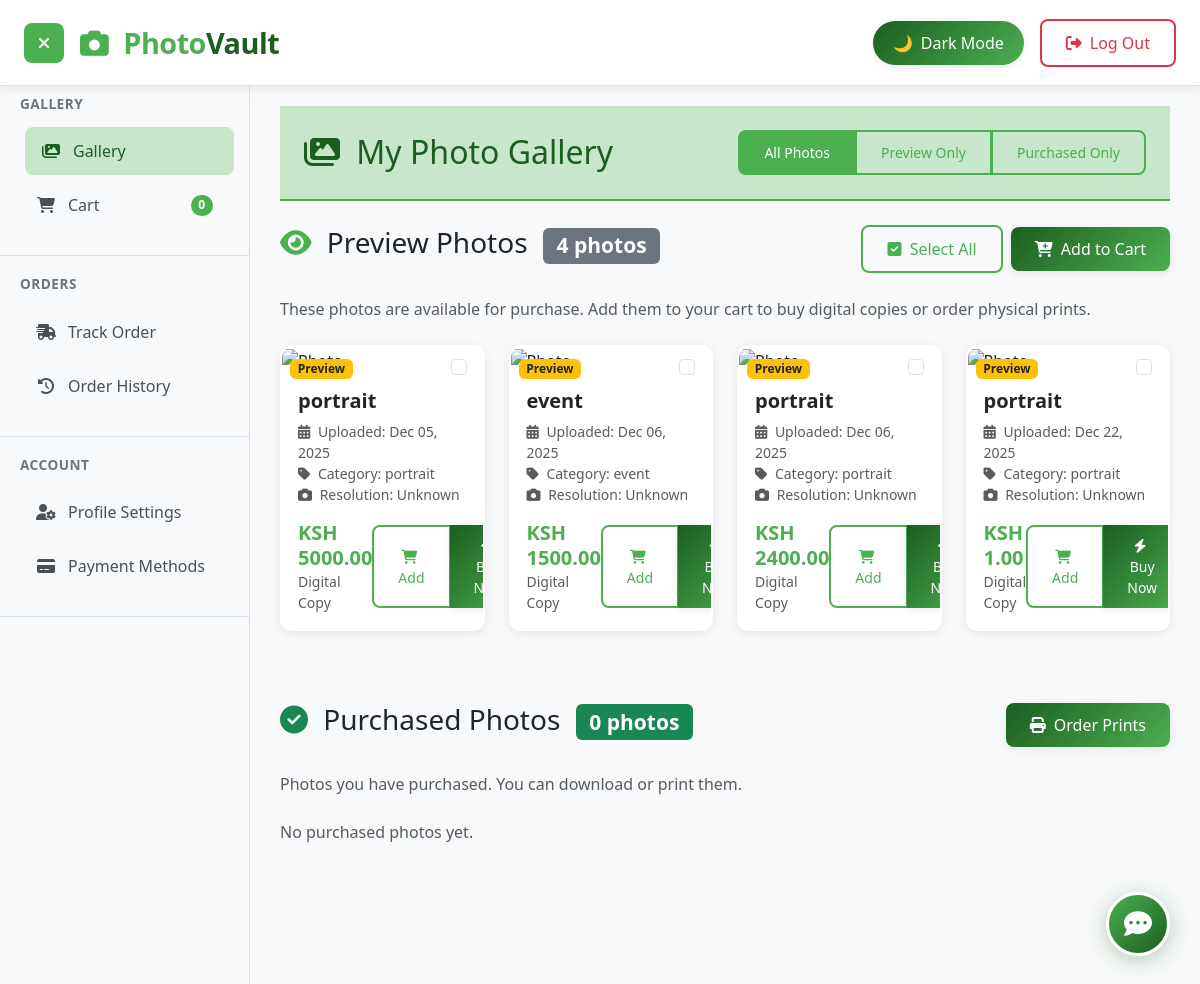
Screenshot of /client/ (signed in) with the database file from the repository.
### Photoapp/models.py (models this page shows, shortened)
class Photo(models.Model):
    CATEGORY_CHOICES = [
        ('portrait', 'Portrait'),
        ('landscape', 'Landscape'),
        ('event', 'Event'),
        ('product', 'Product'),
        ('nature', 'Nature'),
    ]
    photographer = models.ForeignKey(
        User,
        on_delete=models.CASCADE,
        related_name="uploaded_photos",
        null=True,  # Keep null=True for now, we'll fix it later
        blank=True
    )
    image = models.ImageField(upload_to='photos/')
    price = models.DecimalField(max_digits=10, decimal_places=2, validators=[MinValueValidator(0)])
    category = models.CharField(max_length=20, choices=CATEGORY_CHOICES)
    description = models.TextField(blank=True, null=True)
    is_purchased = models.BooleanField(default=False)
    uploaded_at = models.DateTimeField(auto_now_add=True)

### Photoapp/views.py (the view)
# urls.py: path('client/', views.client, name='client'),
def client(request):
    available_photos = Photo.objects.filter(is_purchased=False)
    purchased_photos = Photo.objects.filter(
        is_purchased=True,
        purchases__user=request.user,
        purchases__status='completed'
    ).distinct()
    context = {
        'photos': available_photos,
        'purchased_photos': purchased_photos,
        'purchased_count': purchased_photos.count(),
    }
    return render(request, 'client.html', context)

### Photoapp/templates/client.html (shortened to what this page needs)
{% extends "base.html" %}
{% block auth_buttons %}
    <button class="btn-logout" onclick="logout()">
        <i class="fas fa-sign-out-alt"></i>
        <span class="d-none d-md-inline">Log Out</span>
    </button>
{% endblock %}
{% block sidebar %}
    <nav class="sidebar">
        <div class="sidebar-section">
            <h6 class="sidebar-section-title">Gallery</h6>
            <a href="{% url 'client' %}" class="sidebar-link active">
                <i class="fas fa-images"></i>
                <span>Gallery</span>
            </a>
            <a href="{% url 'cart' %}" class="sidebar-link">
                <i class="fas fa-shopping-cart"></i>
                <span>Cart</span>
                <span class="badge bg-pv-light rounded-pill ms-auto" id="sidebar-cart-count">0</span>
            </a>
        </div>
        <div class="sidebar-section">
            <h6 class="sidebar-section-title">Orders</h6>
            <a href="{% url 'trackOrder' %}" class="sidebar-link">
                <i class="fas fa-shipping-fast"></i>
                <span>Track Order</span>
            </a>
            <a href="{% url 'order_history' %}" class="sidebar-link">
                <i class="fas fa-history"></i>
                <span>Order History</span>
            </a>
        </div>
        <div class="sidebar-section">
            <h6 class="sidebar-section-title">Account</h6>
            <a href="#" class="sidebar-link">
                <i class="fas fa-user-cog"></i>
                <span>Profile Settings</span>
            </a>
            <a href="#" class="sidebar-link">
                <i class="fas fa-credit-card"></i>
                <span>Payment Methods</span>
            </a>
        </div>
    </nav>
{% endblock %}
{% block content %}
<div class="container-fluid p-0">
    <div class="gallery-header bg-pv-very-light py-4 px-4 mb-4">
        <div class="d-flex justify-content-between align-items-center flex-wrap">
            <h1 class="h2 mb-0 text-pv-deep">
                <i class="fas fa-images me-2"></i>
                My Photo Gallery
            </h1>
            <div class="d-flex align-items-center gap-3 mt-2 mt-md-0">
                <div class="btn-group" role="group">
                    <button type="button" class="btn btn-pv-outline btn-sm active" onclick="filterPhotos('all')">
                        All Photos
                    </button>
                    <button type="button" class="btn btn-pv-outline btn-sm" onclick="filterPhotos('preview')">
                        Preview Only
                    </button>
                    <button type="button" class="btn btn-pv-outline btn-sm" onclick="filterPhotos('purchased')">
                        Purchased Only
                    </button>
                </div>
            </div>
        </div>
    </div>
<div class="mb-5">
    <div class="d-flex justify-content-between align-items-center mb-4">
        <h3 class="text-contrast">
            <i class="fas fa-eye me-2 text-pv-light"></i>
            Preview Photos
            <span class="badge bg-secondary ms-2" id="preview-count">
            </span>
        </h3>
        <div class="d-flex align-items-center gap-2">
            <button class="btn-pv-outline btn-sm" onclick="selectAllPreview()">
                <i class="fas fa-check-square me-1"></i> Select All
            </button>
            <button class="btn-pv-primary btn-sm" onclick="addSelectedToCart()">
            </button>
        </div>
    </div>
    <p class="text-muted mb-4">
        These photos are available for purchase. Add them to your cart to buy digital copies or order physical prints.
    </p>
    <div class="row g-4" id="preview-photos">
        {% for photo in photos %}
        <div class="col-xl-3 col-lg-4 col-md-6">
            <div class="photo-card card h-100" data-type="preview">
                <div class="position-relative">
                    <div class="position-absolute top-0 end-0 m-2">
                        <div class="form-check">
                            <input class="form-check-input photo-checkbox"
                                   type="checkbox"
                                   value="{{ photo.id }}">
                        </div>
                    </div>
                    <div class="position-absolute top-0 start-0 m-2">
                        <span class="badge bg-warning text-dark">Preview</span>
                    </div>
                </div>
                <div class="card-body">
                    <h5 class="card-title">{{ photo.category }}</h5>
                    <p class="card-text small text-muted">
                        <i class="fas fa-calendar-alt me-1"></i>
                        Uploaded: {{ photo.uploaded_at|date:"M d, Y" }}<br>
                        <i class="fas fa-tag me-1"></i>
                        Category: {{ photo.category }}<br>
                        <i class="fas fa-camera me-1"></i>
                        Resolution: Unknown
                    </p>
                    <div class="d-flex justify-content-between align-items-center">
                        <div class="price-section">
                            <span class="text-pv-light fw-bold h5 mb-0">
                                KSH {{ photo.price }}
                            </span>
                            <small class="text-muted d-block">Digital Copy</small>
                        </div>
                        <div class="btn-group">
                            <button class="btn btn-pv-outline btn-sm" onclick="addToCart(this, '{{ photo.id }}')">
                                <i class="fas fa-shopping-cart me-1"></i> Add
                            </button>
                            <div class="btn-group">
    <button class="btn btn-pv-primary btn-sm" onclick="quickBuyPayment('{{ photo.id }}', {{ photo.price }})">
        <i class="fas fa-bolt me-1"></i> Buy Now
    </button>
</div>
                        </div>
                    </div>
                </div>
            </div>
        </div>
        {% endfor %}
    </div>
</div>
    <div class="mb-5">
        <div class="row g-4" id="purchased-photos">
<div class="mb-5">
    <div class="d-flex justify-content-between align-items-center mb-4">
        <h3 class="text-contrast">
            <i class="fas fa-check-circle me-2 text-success"></i>
            Purchased Photos
            <span class="badge bg-success ms-2">{{ purchased_count }} photos</span>
        </h3>
        <button class="btn-pv-primary btn-sm" onclick="openOrderModal(getSelectedPhotoIds())">
            <i class="fas fa-print me-1"></i>
            Order Prints
        </button>
    </div>
    <p class="text-muted mb-4">Photos you have purchased. You can download or print them.</p>
    <div class="row g-4">
        {% for photo in purchased_photos %}
        <div class="col-xl-3 col-lg-4 col-md-6">
            <div class="photo-card card h-100 purchased">
                <div class="position-relative">
                    <img src="{{ photo.image.url }}"
                         class="card-img-top"
                         alt="{{ photo.category }}">
                    <div class="position-absolute top-0 start-0 m-2">
                        <span class="badge bg-success">
                            <i class="fas fa-check me-1"></i>
                            Purchased
                        </span>
                    </div>
                    <div class="position-absolute top-0 end-0 m-2">
                        <span class="badge bg-info">Digital</span>
                    </div>
                </div>
                <div class="card-body">
                    <h5 class="card-title">{{ photo.category }}</h5>
                    <p class="card-text small text-muted">
                        <i class="fas fa-calendar-alt me-1"></i>
                        Purchased: {{ photo.uploaded_at|date:"M d, Y" }}
                        <br>
                        <i class="fas fa-tag me-1"></i>
                        Category: {{ photo.category }}
                    </p>
                    <div class="d-flex justify-content-between align-items-center">
                        <div class="download-info">
                            <small class="text-success d-block">
                                <i class="fas fa-check-circle me-1"></i>
                                License: Personal Use
                            </small>
                            <small class="text-muted">Expires: Never</small>
                        </div>
                        <div class="btn-group">
                            <a class="btn btn-success btn-sm"
                               href="{{ photo.image.url }}" download>
                                <i class="fas fa-download me-1"></i>
                                Download
                            </a>
                            <button class="btn btn-pv-outline btn-sm" onclick="openOrderModal(this ,'{{ photo.id }}')">
                                <i class="fas fa-print me-1"></i>
                                Print
                            </button>
                        </div>
                    </div>
                </div>
            </div>
        </div>
        {% empty %}
        <p class="text-muted">No purchased photos yet.</p>
        {% endfor %}
    </div>
</div>
</div>
{% endblock %}

### Photoapp/templates/base.html (style rules this page uses)
:root { --pv-deep-green: #1b5e20; --pv-medium-green: #2e7d32; --pv-light-green: #4caf50; --pv-very-light-green: #c8e6c9; --pv-gradient-start: #1b5e20; --pv-gradient-end: #4caf50; --bg-primary: #ffffff; --bg-secondary: #f8f9fa; --bg-surface: #ffffff; --bg-card: #ffffff; --text-primary: #212529; --text-secondary: #495057; --text-muted: #6c757d; --border-color: #dee2e6; --shadow-color: rgba(0, 0, 0, 0.08); --navbar-bg: #ffffff; --sidebar-bg: #f8f9fa; }
body { background-color: var(--bg-primary); color: var(--text-primary); transition: background-color 0.3s cubic-bezier(0.4, 0, 0.2, 1), color 0.3s cubic-bezier(0.4, 0, 0.2, 1); min-height: 100vh; overflow-x: hidden; }
.text-contrast { color: var(--text-primary) !important; }
.bg-pv-light { background-color: var(--pv-light-green) !important; }
.bg-pv-very-light { background-color: var(--pv-very-light-green) !important; }
.text-pv-deep { color: var(--pv-deep-green) !important; }
.text-pv-light { color: var(--pv-light-green) !important; }
.btn-pv-primary { background: linear-gradient(135deg, var(--pv-gradient-start), var(--pv-gradient-end)); border: none; color: white; padding: 10px 24px; border-radius: 8px; font-weight: 500; transition: all 0.3s ease; box-shadow: 0 2px 8px var(--shadow-color); }
.btn-pv-outline { background: transparent; border: 2px solid var(--pv-light-green); color: var(--pv-light-green); padding: 10px 24px; border-radius: 8px; font-weight: 500; transition: all 0.3s ease; }
.btn-logout { background: transparent; border: 2px solid #dc3545; color: #dc3545; padding: 10px 24px; border-radius: 8px; font-weight: 500; transition: all 0.3s ease; display: flex; align-items: center; gap: 8px; }
.sidebar { background-color: var(--sidebar-bg); border-right: 1px solid var(--border-color); width: 250px; transition: transform 0.3s cubic-bezier(0.4, 0, 0.2, 1); overflow-y: auto; position: fixed; top: 76px; left: 0; bottom: 0; z-index: 1020; }
.sidebar-section { padding: 20px; border-bottom: 1px solid var(--border-color); }
.sidebar-section-title { font-size: 0.85rem; font-weight: 600; text-transform: uppercase; color: var(--text-muted); letter-spacing: 0.5px; margin-bottom: 15px; }
.sidebar-link { color: var(--text-secondary); padding: 12px 16px; text-decoration: none; display: flex; align-items: center; gap: 12px; border-radius: 8px; margin: 6px 0; transition: all 0.2s ease; font-weight: 500; }
.sidebar-link:hover, .sidebar-link.active { background-color: var(--pv-very-light-green); color: var(--pv-deep-green); transform: translateX(5px); }
.sidebar-link i { width: 20px; text-align: center; }
.card { background-color: var(--bg-card); border: 1px solid var(--border-color); border-radius: 12px; box-shadow: 0 2px 10px var(--shadow-color); transition: all 0.3s ease; color: var(--text-primary); }
.card-title { color: var(--text-primary); font-weight: 600; }
.card-text { color: var(--text-secondary); }
.photo-card { position: relative; overflow: hidden; border-radius: 12px; cursor: pointer; }
.btn-pv-primary, .btn-pv-outline, .btn-auth, .btn-logout, .theme-toggle, .sidebar-toggle, .card, .photo-card img, .sidebar-link, .nav-link { transition: all 0.3s cubic-bezier(0.4, 0, 0.2, 1); }

### Photoapp/templates/client.html (style rules this page uses)
.gallery-header { border-bottom: 2px solid var(--pv-light-green); }
.photo-card { transition: all 0.3s ease; border: 2px solid transparent; }
.price-section .text-pv-light { color: var(--pv-light-green) !important; }
.btn-group .btn.active { background-color: var(--pv-light-green); border-color: var(--pv-light-green); color: white; }

### rows the page displays
Photo: category "portrait", uploaded_at "Dec 05, 2025", price "5000.00"
Photo: category "event", uploaded_at "Dec 06, 2025", price "1500.00"
Photo: category "portrait", uploaded_at "Dec 06, 2025", price "2400.00"
Photo: category "portrait", uploaded_at "Dec 22, 2025", price "1.00"

### other values shown
{{ purchased_count }} "0"
